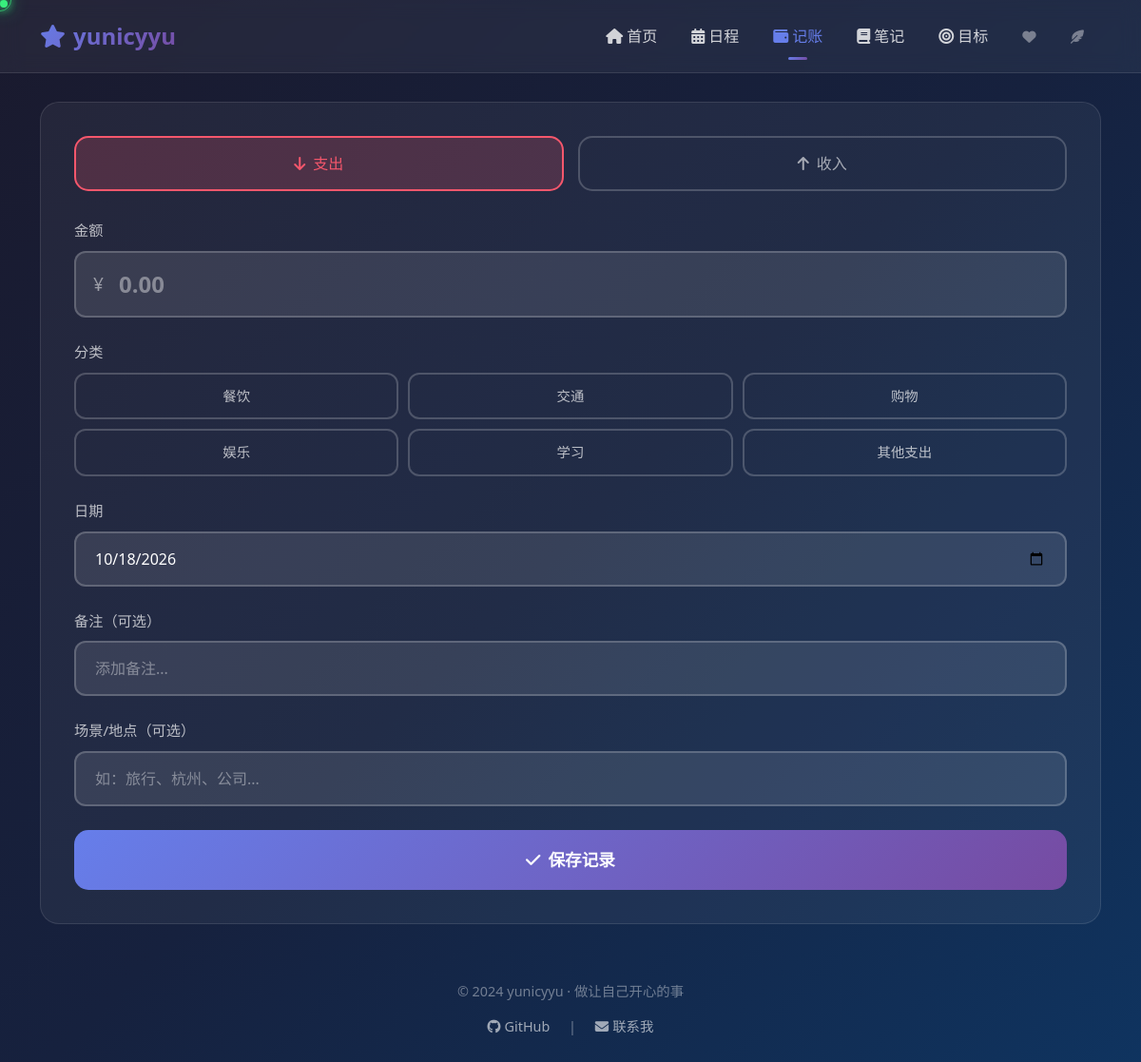
Screenshot of /finance/add with the database file from the repository.
### tables this page shows
CREATE TABLE categories (
            id INTEGER PRIMARY KEY AUTOINCREMENT,
            name TEXT NOT NULL,
            type TEXT NOT NULL CHECK (type IN ('income', 'expense')),
            color TEXT DEFAULT '#667eea',
            icon TEXT DEFAULT 'fa-tag',
            sort_order INTEGER DEFAULT 0
        );

### modules/finance/routes.py (the view, shortened to what this page needs)
@finance_bp.route('/add', methods=['GET', 'POST'])
def add():
    categories = get_categories()
    scenes = get_all_scenes()
    today = datetime.now().strftime('%Y-%m-%d')
    return render_template('finance/add.html',
                          categories=categories,
                          scenes=scenes,
                          today=today)

### models.py (called while the page is built)
def get_db():
    conn = sqlite3.connect(DATABASE)
    conn.row_factory = sqlite3.Row
    return conn

def get_categories(type_filter=None):
    conn = get_db()
    cursor = conn.cursor()
    if type_filter:
        cursor.execute(
            'SELECT * FROM categories WHERE type = ? ORDER BY sort_order',
            (type_filter,)
        )
    else:
        cursor.execute('SELECT * FROM categories ORDER BY type, sort_order')
    categories = []
    for row in cursor.fetchall():
        categories.append({
            'id': row['id'],
            'name': row['name'],
            'type': row['type'],
            'color': row['color'],
            'icon': row['icon'],
            'sort_order': row['sort_order']
        })
    conn.close()
    return categories

def get_all_scenes():
    conn = get_db()
    cursor = conn.cursor()
    cursor.execute('''
        SELECT DISTINCT scene FROM transactions
        WHERE scene IS NOT NULL AND scene != ''
        ORDER BY scene
    ''')
    scenes = [row['scene'] for row in cursor.fetchall()]
    conn.close()
    return scenes

### templates/finance/add.html (shortened to what this page needs)
{% extends "base.html" %}
{% block content %}
<div class="container">
    <div class="add-container">
        <div class="add-card">
            <form method="POST" action="{{ url_for('finance.add') }}">
                <div class="type-selector">
                    <button type="button" class="type-btn expense active" data-type="expense">
                        <i class="fas fa-arrow-down me-2"></i>支出
                    </button>
                    <button type="button" class="type-btn income" data-type="income">
                        <i class="fas fa-arrow-up me-2"></i>收入
                    </button>
                </div>
                <div class="form-group">
                    <label class="form-label">金额</label>
                    <div class="amount-input-wrapper">
                        <span class="amount-prefix">¥</span>
                        <input type="number" step="0.01" min="0" class="form-input amount-input"
                               name="amount" placeholder="0.00" required>
                    </div>
                </div>
                <div class="form-group">
                    <label class="form-label">分类</label>
                    <div class="category-grid" id="categoryGrid">
                        {% for cat in categories %}
                        {% if cat.type == 'expense' %}
                        <button type="button" class="category-btn" data-category="{{ cat.name }}" data-type="{{ cat.type }}">
                            {{ cat.name }}
                        </button>
                        {% endif %}
                        {% endfor %}
                    </div>
                </div>
                <div class="form-group">
                    <label class="form-label">日期</label>
                    <input type="date" class="form-input" name="date" value="{{ today }}">
                </div>
                <div class="form-group">
                    <label class="form-label">备注（可选）</label>
                    <input type="text" class="form-input" name="note" placeholder="添加备注...">
                </div>
                <div class="form-group">
                    <label class="form-label">场景/地点（可选）</label>
                    <input type="text" class="form-input" name="scene" id="sceneInput"
                           placeholder="如：旅行、杭州、公司..." list="sceneList" autocomplete="off">
                </div>
                <button type="submit" class="submit-btn">
                    <i class="fas fa-check me-2"></i>保存记录
                </button>
            </form>
        </div>
    </div>
</div>
{% endblock %}

### rows the page displays
categories: name "餐饮"
categories: name "交通"
categories: name "购物"
categories: name "娱乐"
categories: name "学习"
categories: name "其他支出"
